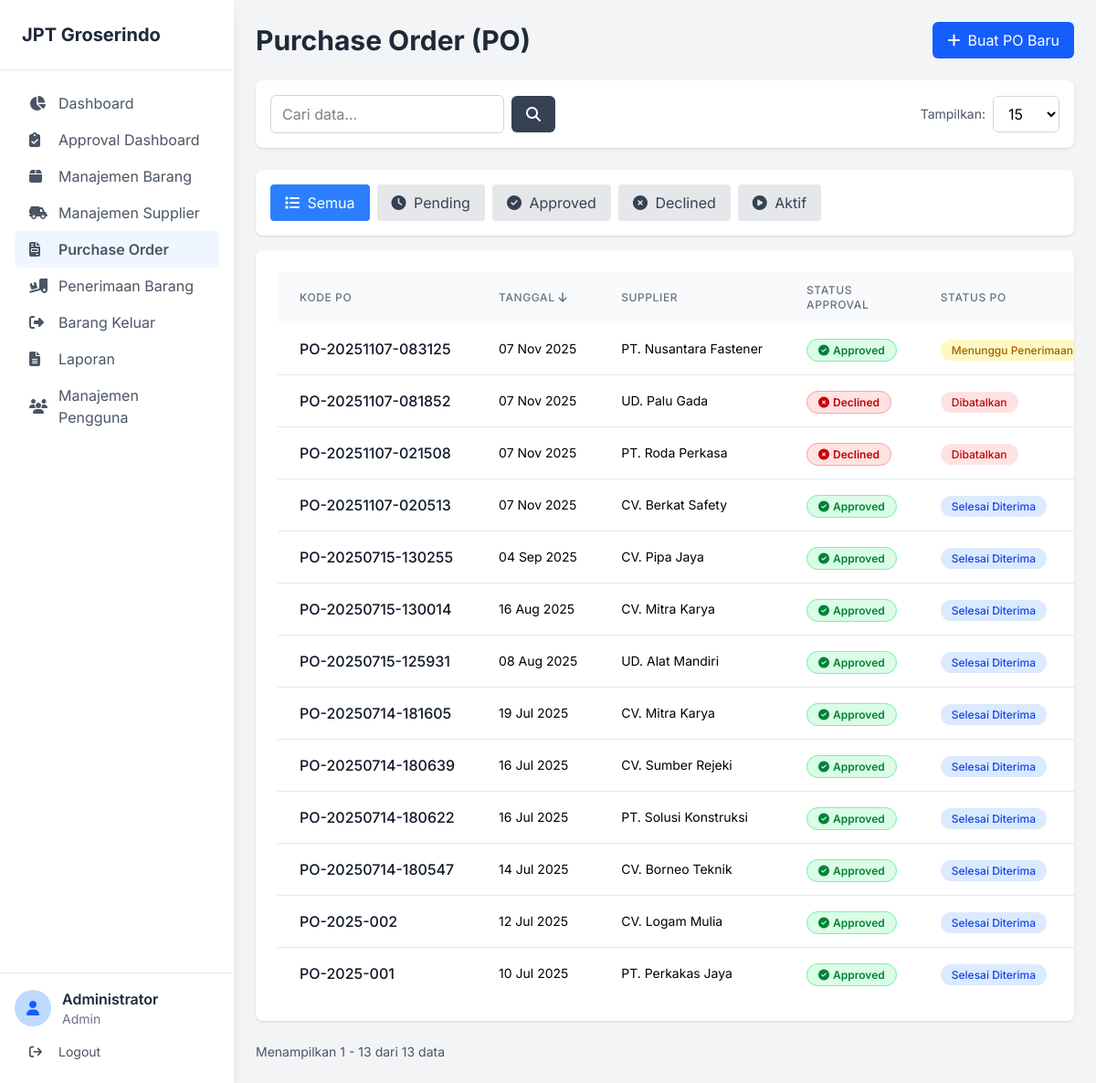
Page /index.php?page=purchase-order (signed in) on the committed database.
### tables this page shows
CREATE TABLE `purchase_orders` (
  `id_po` int(11) NOT NULL AUTO_INCREMENT,
  `kode_po` varchar(50) NOT NULL,
  `tanggal_po` date NOT NULL,
  `id_supplier` int(11) NOT NULL,
  `id_user` int(11) NOT NULL,
  `status` enum('Menunggu Penerimaan','Selesai Diterima','Dibatalkan') DEFAULT 'Menunggu Penerimaan',
  `status_approval` enum('Pending','Approved','Declined') DEFAULT 'Pending',
  `approved_by` int(11) DEFAULT NULL,
  `approved_at` datetime DEFAULT NULL,
  `approval_notes` text DEFAULT NULL,
  PRIMARY KEY (`id_po`),
  UNIQUE KEY `kode_po` (`kode_po`),
  KEY `id_supplier` (`id_supplier`),
  KEY `id_user` (`id_user`),
  KEY `approved_by` (`approved_by`),
  CONSTRAINT `purchase_orders_ibfk_1` FOREIGN KEY (`id_supplier`) REFERENCES `suppliers` (`id_supplier`),
  CONSTRAINT `purchase_orders_ibfk_2` FOREIGN KEY (`id_user`) REFERENCES `users` (`id_user`),
  CONSTRAINT `purchase_orders_ibfk_3` FOREIGN KEY (`approved_by`) REFERENCES `users` (`id_user`)
);

CREATE TABLE `suppliers` (
  `id_supplier` int(11) NOT NULL AUTO_INCREMENT,
  `nama_supplier` varchar(255) NOT NULL,
  `alamat` text DEFAULT NULL,
  `telepon` varchar(20) DEFAULT NULL,
  PRIMARY KEY (`id_supplier`)
);

### pages/purchase_order.php (the view, shortened to what this page needs)
<?php
require_once 'includes/table_helper.php';
$user_role = $_SESSION['role'];
$can_create = ($user_role == 'Admin' || $user_role == 'Staf Purchasing');
$limit = isset($_GET['limit']) ? (int)$_GET['limit'] : 15;
$page = isset($_GET['p']) ? (int)$_GET['p'] : 1;
$offset = ($page - 1) * $limit;
$sort_columns = ['kode_po', 'tanggal_po', 'nama_supplier', 'status'];
$sort_by = isset($_GET['sort']) && in_array($_GET['sort'], $sort_columns) ? $_GET['sort'] : 'tanggal_po';
$order = isset($_GET['order']) && strtolower($_GET['order']) == 'asc' ? 'ASC' : 'DESC';
$search = isset($_GET['search']) ? $_GET['search'] : '';
$filter_status = isset($_GET['filter_status']) ? $_GET['filter_status'] : 'all';
$sql_base = "FROM purchase_orders po
             JOIN suppliers s ON po.id_supplier = s.id_supplier
             LEFT JOIN users u ON po.approved_by = u.id_user";
$params = [];
$where_clause = "1=1";
$count_sql = "SELECT COUNT(po.id_po) " . $sql_base . " WHERE {$where_clause}";
$stmt_count = $pdo->prepare($count_sql);
$stmt_count->execute($params);
$total_records = $stmt_count->fetchColumn();
$data_sql = "SELECT po.id_po, po.kode_po, po.tanggal_po, po.status, po.status_approval,
             po.approved_at, s.nama_supplier, u.nama_lengkap as approved_by_name
             " . $sql_base . "
             WHERE {$where_clause}
             ORDER BY {$sort_by} {$order}
             LIMIT {$limit} OFFSET {$offset}";
$stmt = $pdo->prepare($data_sql);
$stmt->execute($params);
$po_list = $stmt->fetchAll(PDO::FETCH_ASSOC);
$url_params = ['page' => 'purchase-order', 'search' => $search, 'limit' => $limit, 'sort' => $sort_by, 'order' => $order, 'p' => $page];
?>
<div class="flex justify-between items-center mb-6">
    <h1 class="text-3xl font-bold text-gray-800">Purchase Order (PO)</h1>
    <?php if ($can_create): ?>
        <button id="btn-show-form-po" class="bg-blue-600 text-white px-4 py-2 rounded-md hover:bg-blue-700 flex items-center gap-2">
            <i class="fa-solid fa-plus"></i>
            <span>Buat PO Baru</span>
        </button>
    <?php endif; ?>
</div>
<div class="mb-4 bg-white p-4 rounded-lg shadow flex gap-2 flex-wrap">
    <a href="index.php?page=purchase-order&filter_status=all"
       class="px-4 py-2 rounded transition-colors <?php echo $filter_status === 'all' ? 'bg-blue-500 text-white' : 'bg-gray-200 text-gray-700 hover:bg-gray-300'; ?>">
        <i class="fa-solid fa-list mr-1"></i> Semua
    </a>
    <a href="index.php?page=purchase-order&filter_status=pending"
       class="px-4 py-2 rounded transition-colors <?php echo $filter_status === 'pending' ? 'bg-yellow-500 text-white' : 'bg-gray-200 text-gray-700 hover:bg-gray-300'; ?>">
        <i class="fa-solid fa-clock mr-1"></i> Pending
    </a>
    <a href="index.php?page=purchase-order&filter_status=approved"
       class="px-4 py-2 rounded transition-colors <?php echo $filter_status === 'approved' ? 'bg-green-500 text-white' : 'bg-gray-200 text-gray-700 hover:bg-gray-300'; ?>">
        <i class="fa-solid fa-check-circle mr-1"></i> Approved
    </a>
    <a href="index.php?page=purchase-order&filter_status=declined"
       class="px-4 py-2 rounded transition-colors <?php echo $filter_status === 'declined' ? 'bg-red-500 text-white' : 'bg-gray-200 text-gray-700 hover:bg-gray-300'; ?>">
        <i class="fa-solid fa-times-circle mr-1"></i> Declined
    </a>
    <a href="index.php?page=purchase-order&filter_status=active"
       class="px-4 py-2 rounded transition-colors <?php echo $filter_status === 'active' ? 'bg-blue-500 text-white' : 'bg-gray-200 text-gray-700 hover:bg-gray-300'; ?>">
        <i class="fa-solid fa-play-circle mr-1"></i> Aktif
    </a>
</div>
<div class="bg-white p-6 rounded-lg shadow overflow-x-auto">
    <table class="w-full table-auto">
        <thead class="bg-gray-50">
            <tr>
                <th class="px-6 py-3 text-left text-xs font-medium text-gray-500 uppercase tracking-wider"><?php generate_sort_link('kode_po', 'Kode PO', $url_params); ?></th>
                <th class="px-6 py-3 text-left text-xs font-medium text-gray-500 uppercase tracking-wider"><?php generate_sort_link('tanggal_po', 'Tanggal', $url_params); ?></th>
                <th class="px-6 py-3 text-left text-xs font-medium text-gray-500 uppercase tracking-wider"><?php generate_sort_link('nama_supplier', 'Supplier', $url_params); ?></th>
                <th class="px-6 py-3 text-left text-xs font-medium text-gray-500 uppercase tracking-wider">Status Approval</th>
                <th class="px-6 py-3 text-left text-xs font-medium text-gray-500 uppercase tracking-wider"><?php generate_sort_link('status', 'Status PO', $url_params); ?></th>
            </tr>
        </thead>
        <tbody class="bg-white divide-y divide-gray-200">
            <?php foreach ($po_list as $po): ?>
                <tr class="hover:bg-gray-50">
                    <td class="px-6 py-4 whitespace-nowrap font-medium text-gray-900"><?php echo htmlspecialchars($po['kode_po']); ?></td>
                    <td class="px-6 py-4 whitespace-nowrap text-sm"><?php echo htmlspecialchars(date('d M Y', strtotime($po['tanggal_po']))); ?></td>
                    <td class="px-6 py-4 whitespace-nowrap text-sm"><?php echo htmlspecialchars($po['nama_supplier']); ?></td>
                    <td class="px-6 py-4 whitespace-nowrap">
                        <?php
                        $approval_status = $po['status_approval'] ?? 'Pending';
                        $badge_class = '';
                        $icon = '';
                        $status_text = '';
                        if ($approval_status === 'Approved') {
                            $badge_class = 'bg-green-100 text-green-700 border border-green-300';
                            $icon = '<i class="fa-solid fa-check-circle mr-1"></i>';
                            $status_text = 'Approved';
                        } elseif ($approval_status === 'Declined') {
                            $badge_class = 'bg-red-100 text-red-700 border border-red-300';
                            $icon = '<i class="fa-solid fa-times-circle mr-1"></i>';
                            $status_text = 'Declined';
                        } else {
                            $badge_class = 'bg-yellow-100 text-yellow-700 border border-yellow-300';
                            $icon = '<i class="fa-solid fa-clock mr-1"></i>';
                            $status_text = 'Pending';
                        }
                        ?>
                        <span class="px-3 py-1 text-xs font-semibold rounded-full <?php echo $badge_class; ?>">
                            <?php echo $icon . $status_text; ?>
                        </span>
                    </td>
                    <td class="px-6 py-4 whitespace-nowrap">
                        <?php
                        $status = $po['status'];
                        $status_class = '';
                        if ($status === 'Selesai Diterima') {
                            $status_class = 'bg-blue-100 text-blue-700';
                        } elseif ($status === 'Menunggu Penerimaan') {
                            $status_class = 'bg-yellow-100 text-yellow-700';
                        } elseif ($status === 'Dibatalkan') {
                            $status_class = 'bg-red-100 text-red-700';
                        }
                        ?>
                        <span class="px-3 py-1 text-xs font-medium rounded-full <?php echo $status_class; ?>">
                            <?php echo htmlspecialchars($status); ?>
                        </span>
                    </td>
                </tr>
            <?php endforeach; ?>
        </tbody>
    </table>
</div>
<div class="mt-6 flex justify-between items-center">
    <div class="text-sm text-gray-600">
        Menampilkan <?php echo $offset + 1; ?> - <?php echo min($offset + $limit, $total_records); ?> dari <?php echo $total_records; ?> data
    </div>
</div>

### includes/header.php (style rules this page uses)
body { font-family: 'Inter', sans-serif; }

### rows in the picture
purchase_orders: kode_po "PO-20251107-083125", tanggal_po "07 Nov 2025", id_supplier.nama_supplier "PT. Nusantara Fastener", status_approval "Approved", status "Menunggu Penerimaan"
purchase_orders: kode_po "PO-20251107-081852", tanggal_po "07 Nov 2025", id_supplier.nama_supplier "UD. Palu Gada", status_approval "Declined", status "Dibatalkan"
purchase_orders: kode_po "PO-20251107-021508", tanggal_po "07 Nov 2025", id_supplier.nama_supplier "PT. Roda Perkasa", status_approval "Declined", status "Dibatalkan"
purchase_orders: kode_po "PO-20251107-020513", tanggal_po "07 Nov 2025", id_supplier.nama_supplier "CV. Berkat Safety", status_approval "Approved", status "Selesai Diterima"
purchase_orders: kode_po "PO-20250715-130255", tanggal_po "04 Sep 2025", id_supplier.nama_supplier "CV. Pipa Jaya", status_approval "Approved", status "Selesai Diterima"
purchase_orders: kode_po "PO-20250715-130014", tanggal_po "16 Aug 2025", id_supplier.nama_supplier "CV. Mitra Karya", status_approval "Approved", status "Selesai Diterima"
purchase_orders: kode_po "PO-20250715-125931", tanggal_po "08 Aug 2025", id_supplier.nama_supplier "UD. Alat Mandiri", status_approval "Approved", status "Selesai Diterima"
purchase_orders: kode_po "PO-20250714-181605", tanggal_po "19 Jul 2025", id_supplier.nama_supplier "CV. Mitra Karya", status_approval "Approved", status "Selesai Diterima"
purchase_orders: kode_po "PO-20250714-180639", tanggal_po "16 Jul 2025", id_supplier.nama_supplier "CV. Sumber Rejeki", status_approval "Approved", status "Selesai Diterima"
purchase_orders: kode_po "PO-20250714-180622", tanggal_po "16 Jul 2025", id_supplier.nama_supplier "PT. Solusi Konstruksi", status_approval "Approved", status "Selesai Diterima"
purchase_orders: kode_po "PO-20250714-180547", tanggal_po "14 Jul 2025", id_supplier.nama_supplier "CV. Borneo Teknik", status_approval "Approved", status "Selesai Diterima"
purchase_orders: kode_po "PO-2025-002", tanggal_po "12 Jul 2025", id_supplier.nama_supplier "CV. Logam Mulia", status_approval "Approved", status "Selesai Diterima"
purchase_orders: kode_po "PO-2025-001", tanggal_po "10 Jul 2025", id_supplier.nama_supplier "PT. Perkakas Jaya", status_approval "Approved", status "Selesai Diterima"

### other values in the picture
$item['label'] "Dashboard"
$item['label'] "Approval Dashboard"
$item['label'] "Manajemen Barang"
$item['label'] "Manajemen Supplier"
$item['label'] "Purchase Order"
$item['label'] "Penerimaan Barang"
$item['label'] "Barang Keluar"
$item['label'] "Laporan"
$item['label'] "Manajemen Pengguna"
$_SESSION['nama_lengkap'] "Administrator"
$_SESSION['role'] "Admin"
$display_text "KODE PO TANGGAL SUPPLIER STATUS PO"
$offset + 1 "1"
min($offset + $limit, $total_records) "13"
$total_records "13"
